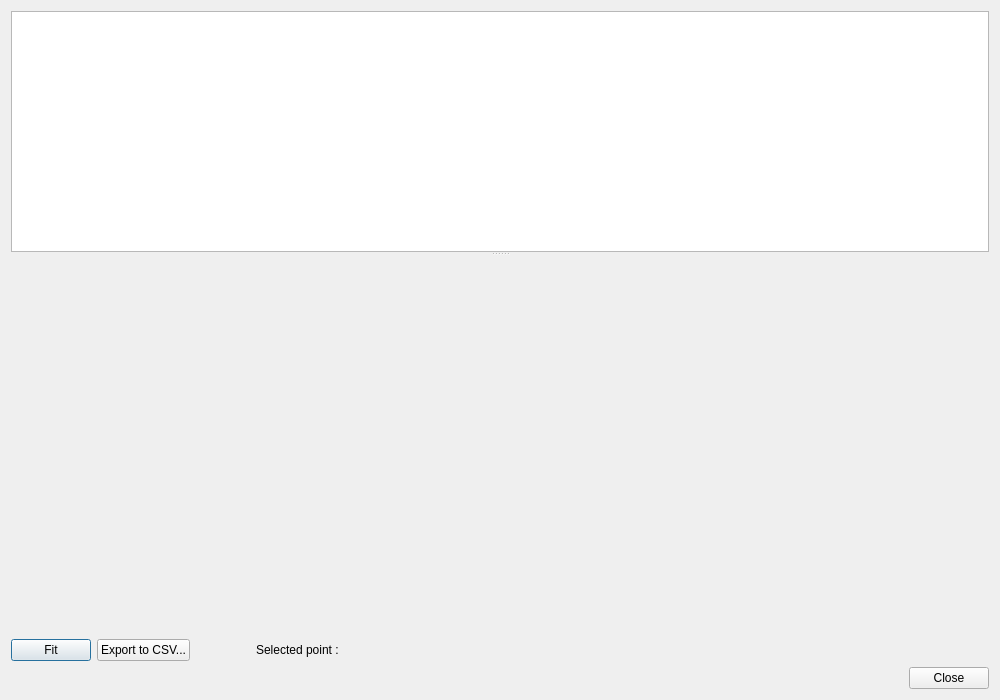
<?xml version="1.0" encoding="UTF-8"?>
<ui version="4.0">
 <class>VisualizeOccurrencesDialog</class>
 <widget class="QDialog" name="VisualizeOccurrencesDialog">
  <property name="geometry">
   <rect>
    <x>0</x>
    <y>0</y>
    <width>1000</width>
    <height>700</height>
   </rect>
  </property>
  <property name="windowTitle">
   <string>Visualize occurences</string>
  </property>
  <layout class="QVBoxLayout" name="verticalLayout">
   <item>
    <widget class="QSplitter" name="splitter">
     <property name="orientation">
      <enum>Qt::Orientation::Vertical</enum>
     </property>
     <widget class="QPlainTextEdit" name="plainTextEdit">
      <property name="readOnly">
       <bool>true</bool>
      </property>
     </widget>
     <widget class="QWidget" name="widget" native="true">
      <property name="minimumSize">
       <size>
        <width>500</width>
        <height>300</height>
       </size>
      </property>
     </widget>
    </widget>
   </item>
   <item>
    <layout class="QHBoxLayout" name="horizontalLayout_2">
     <item>
      <widget class="QPushButton" name="fitPushButton">
       <property name="toolTip">
        <string>&lt;html&gt;&lt;head/&gt;&lt;body&gt;&lt;p&gt;&lt;span style=&quot; background-color:transparent;&quot;&gt;Rescale the chart so that the X axis range covers exactly the &lt;/span&gt;&lt;span style=&quot; font-weight:700; background-color:transparent;&quot;&gt;date range of the financial events&lt;/span&gt;&lt;span style=&quot; background-color:transparent;&quot;&gt; generated for this specific Periodic Cash Stream Definition. Y axis is rescaled to include the min and max values in the new X range.&lt;/span&gt;&lt;/p&gt;&lt;/body&gt;&lt;/html&gt;</string>
       </property>
       <property name="text">
        <string>Fit</string>
       </property>
      </widget>
     </item>
     <item>
      <widget class="QPushButton" name="exportPushButton">
       <property name="text">
        <string>Export to CSV...</string>
       </property>
      </widget>
     </item>
     <item>
      <spacer name="horizontalSpacer_3">
       <property name="orientation">
        <enum>Qt::Orientation::Horizontal</enum>
       </property>
       <property name="sizeType">
        <enum>QSizePolicy::Policy::Fixed</enum>
       </property>
       <property name="sizeHint" stdset="0">
        <size>
         <width>60</width>
         <height>20</height>
        </size>
       </property>
      </spacer>
     </item>
     <item>
      <widget class="QLabel" name="selectedPointLabel">
       <property name="text">
        <string>Selected point :</string>
       </property>
      </widget>
     </item>
     <item>
      <spacer name="horizontalSpacer_2">
       <property name="orientation">
        <enum>Qt::Orientation::Horizontal</enum>
       </property>
       <property name="sizeHint" stdset="0">
        <size>
         <width>40</width>
         <height>20</height>
        </size>
       </property>
      </spacer>
     </item>
    </layout>
   </item>
   <item>
    <layout class="QHBoxLayout" name="horizontalLayout">
     <item>
      <spacer name="horizontalSpacer">
       <property name="orientation">
        <enum>Qt::Orientation::Horizontal</enum>
       </property>
       <property name="sizeHint" stdset="0">
        <size>
         <width>40</width>
         <height>20</height>
        </size>
       </property>
      </spacer>
     </item>
     <item>
      <widget class="QPushButton" name="closePushButton">
       <property name="text">
        <string>Close</string>
       </property>
      </widget>
     </item>
    </layout>
   </item>
  </layout>
 </widget>
 <resources/>
 <connections/>
</ui>
